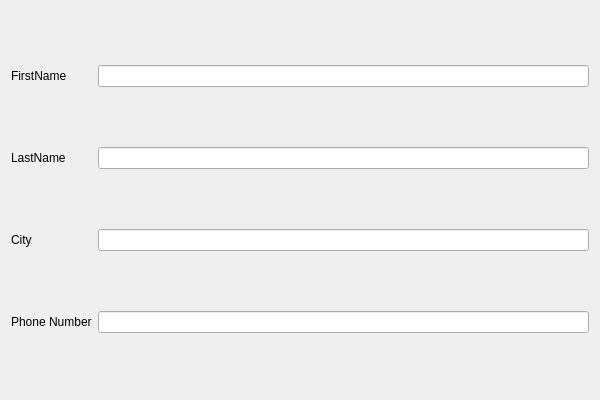
<?xml version="1.0" encoding="UTF-8"?>
<ui version="4.0">
 <class>CustomerInfoDialogClass</class>
 <widget class="QDialog" name="CustomerInfoDialogClass">
  <property name="geometry">
   <rect>
    <x>0</x>
    <y>0</y>
    <width>600</width>
    <height>400</height>
   </rect>
  </property>
  <property name="windowTitle">
   <string>CustomerInfoDialog</string>
  </property>
  <layout class="QGridLayout" name="gridLayout">
   <item row="0" column="0">
    <widget class="QLabel" name="label">
     <property name="text">
      <string>FirstName</string>
     </property>
    </widget>
   </item>
   <item row="0" column="1">
    <widget class="QLineEdit" name="firstNameEdit"/>
   </item>
   <item row="1" column="0">
    <widget class="QLabel" name="label_2">
     <property name="text">
      <string>LastName</string>
     </property>
    </widget>
   </item>
   <item row="1" column="1">
    <widget class="QLineEdit" name="lastNameEdit"/>
   </item>
   <item row="2" column="0">
    <widget class="QLabel" name="label_3">
     <property name="text">
      <string>City</string>
     </property>
    </widget>
   </item>
   <item row="2" column="1">
    <widget class="QLineEdit" name="cityEdit"/>
   </item>
   <item row="3" column="0">
    <widget class="QLabel" name="label_4">
     <property name="text">
      <string>Phone Number</string>
     </property>
    </widget>
   </item>
   <item row="3" column="1">
    <widget class="QLineEdit" name="phoneNumberEdit"/>
   </item>
  </layout>
 </widget>
 <layoutdefault spacing="6" margin="11"/>
 <resources>
  <include location="CustomerInfoDialog.qrc"/>
 </resources>
 <connections/>
</ui>
